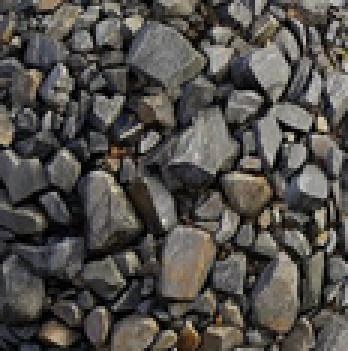
#> input picture Texturas/drive-download-20241009T222141Z-001/img17.png, 116 x 117 px, found by its file name (shown 3 times larger)
$ jupyter execute --allow-errors 04_Texturas.ipynb
#> lines starting #> are read from the running program, lines starting #| are printed output that depends on the picture
[cell 1]
import numpy as np
import SimpleITK as sitk
import matplotlib.pyplot as plt
import cv2

[cell 2]
path = r"C:/Users/Juan Bautista/.vscode/PSIB/Texturas/drive-download-20241009T222141Z-001"

[cell 3]
imagen1 = np.ones((100,100))*255
imagen2 = cv2.imread(f'{path}/img17.png', 0)
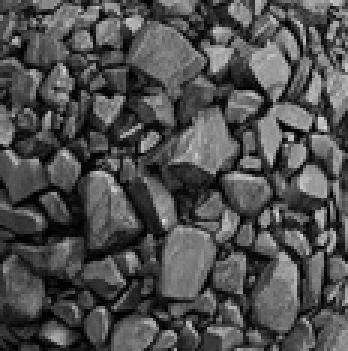
#> imagen2: shape (117, 116) (shown 3 times larger); min 0, max 220, mean 78.8
imagen3 = cv2.imread(f'{path}/img18.png', 0)
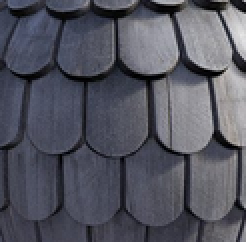
#> input picture Texturas/drive-download-20241009T222141Z-001/img18.png, 123 x 121 px, found by its file name (shown 2 times larger)
#> imagen3: shape (121, 123); min 0, max 231, mean 85.7
imagen4 = cv2.imread(f'{path}/img19.png', 0)
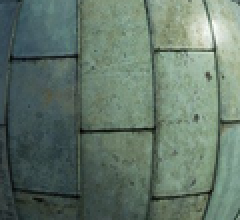
#> input picture Texturas/drive-download-20241009T222141Z-001/img19.png, 120 x 110 px, found by its file name (shown 2 times larger)
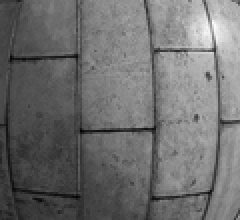
#> imagen4: shape (110, 120) (shown 2 times larger); min 1, max 251, mean 110.3

plt.figure(figsize=(20,20))
plt.subplot(141),plt.imshow(imagen1,cmap='gray',vmin=0,vmax=255),plt.title('Imagen1',fontsize=16)
plt.subplot(142),plt.imshow(imagen2,cmap='gray'),plt.title('Imagen2',fontsize=16)
plt.subplot(143),plt.imshow(imagen3,cmap='gray'), plt.title('Imagen3',fontsize=16)
plt.subplot(144),plt.imshow(imagen4,cmap='gray'), plt.title('Imagen4',fontsize=16)
plt.show()
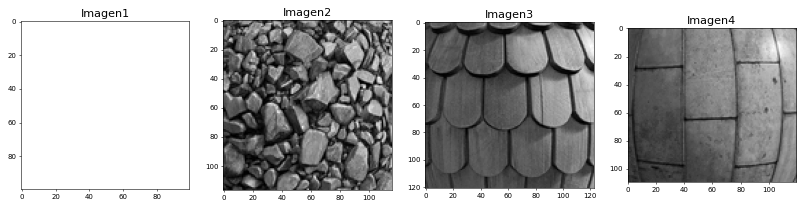
#> figure drawn by matplotlib, 4 panels
